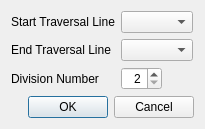
<?xml version="1.0" encoding="UTF-8"?>
<ui version="4.0">
 <class>GridCreatingConditionRiverSurvey15DPointRegionAddDialog</class>
 <widget class="QDialog" name="GridCreatingConditionRiverSurvey15DPointRegionAddDialog">
  <property name="geometry">
   <rect>
    <x>0</x>
    <y>0</y>
    <width>205</width>
    <height>127</height>
   </rect>
  </property>
  <property name="windowTitle">
   <string>Add Division Points Regionally</string>
  </property>
  <layout class="QVBoxLayout" name="verticalLayout">
   <item>
    <layout class="QGridLayout" name="gridLayout">
     <item row="0" column="0">
      <widget class="QLabel" name="startLabel">
       <property name="text">
        <string>Start Traversal Line</string>
       </property>
      </widget>
     </item>
     <item row="0" column="1">
      <layout class="QHBoxLayout" name="horizontalLayout_2">
       <item>
        <widget class="QComboBox" name="startComboBox"/>
       </item>
       <item>
        <spacer name="horizontalSpacer_2">
         <property name="orientation">
          <enum>Qt::Horizontal</enum>
         </property>
         <property name="sizeHint" stdset="0">
          <size>
           <width>40</width>
           <height>20</height>
          </size>
         </property>
        </spacer>
       </item>
      </layout>
     </item>
     <item row="1" column="0">
      <widget class="QLabel" name="endLabel">
       <property name="text">
        <string>End Traversal Line</string>
       </property>
      </widget>
     </item>
     <item row="1" column="1">
      <layout class="QHBoxLayout" name="horizontalLayout_3">
       <item>
        <widget class="QComboBox" name="endComboBox"/>
       </item>
       <item>
        <spacer name="horizontalSpacer_3">
         <property name="orientation">
          <enum>Qt::Horizontal</enum>
         </property>
         <property name="sizeHint" stdset="0">
          <size>
           <width>40</width>
           <height>20</height>
          </size>
         </property>
        </spacer>
       </item>
      </layout>
     </item>
     <item row="2" column="0">
      <widget class="QLabel" name="divNumLabel">
       <property name="text">
        <string>Division Number</string>
       </property>
      </widget>
     </item>
     <item row="2" column="1">
      <layout class="QHBoxLayout" name="horizontalLayout">
       <item>
        <widget class="QSpinBox" name="divNumSpinBox">
         <property name="alignment">
          <set>Qt::AlignRight|Qt::AlignTrailing|Qt::AlignVCenter</set>
         </property>
         <property name="minimum">
          <number>2</number>
         </property>
        </widget>
       </item>
       <item>
        <spacer name="horizontalSpacer">
         <property name="orientation">
          <enum>Qt::Horizontal</enum>
         </property>
         <property name="sizeHint" stdset="0">
          <size>
           <width>40</width>
           <height>20</height>
          </size>
         </property>
        </spacer>
       </item>
      </layout>
     </item>
    </layout>
   </item>
   <item>
    <widget class="QDialogButtonBox" name="buttonBox">
     <property name="orientation">
      <enum>Qt::Horizontal</enum>
     </property>
     <property name="standardButtons">
      <set>QDialogButtonBox::Cancel|QDialogButtonBox::Ok</set>
     </property>
    </widget>
   </item>
  </layout>
 </widget>
 <resources/>
 <connections>
  <connection>
   <sender>buttonBox</sender>
   <signal>accepted()</signal>
   <receiver>GridCreatingConditionRiverSurvey15DPointRegionAddDialog</receiver>
   <slot>accept()</slot>
   <hints>
    <hint type="sourcelabel">
     <x>248</x>
     <y>254</y>
    </hint>
    <hint type="destinationlabel">
     <x>157</x>
     <y>274</y>
    </hint>
   </hints>
  </connection>
  <connection>
   <sender>buttonBox</sender>
   <signal>rejected()</signal>
   <receiver>GridCreatingConditionRiverSurvey15DPointRegionAddDialog</receiver>
   <slot>reject()</slot>
   <hints>
    <hint type="sourcelabel">
     <x>316</x>
     <y>260</y>
    </hint>
    <hint type="destinationlabel">
     <x>286</x>
     <y>274</y>
    </hint>
   </hints>
  </connection>
 </connections>
</ui>
